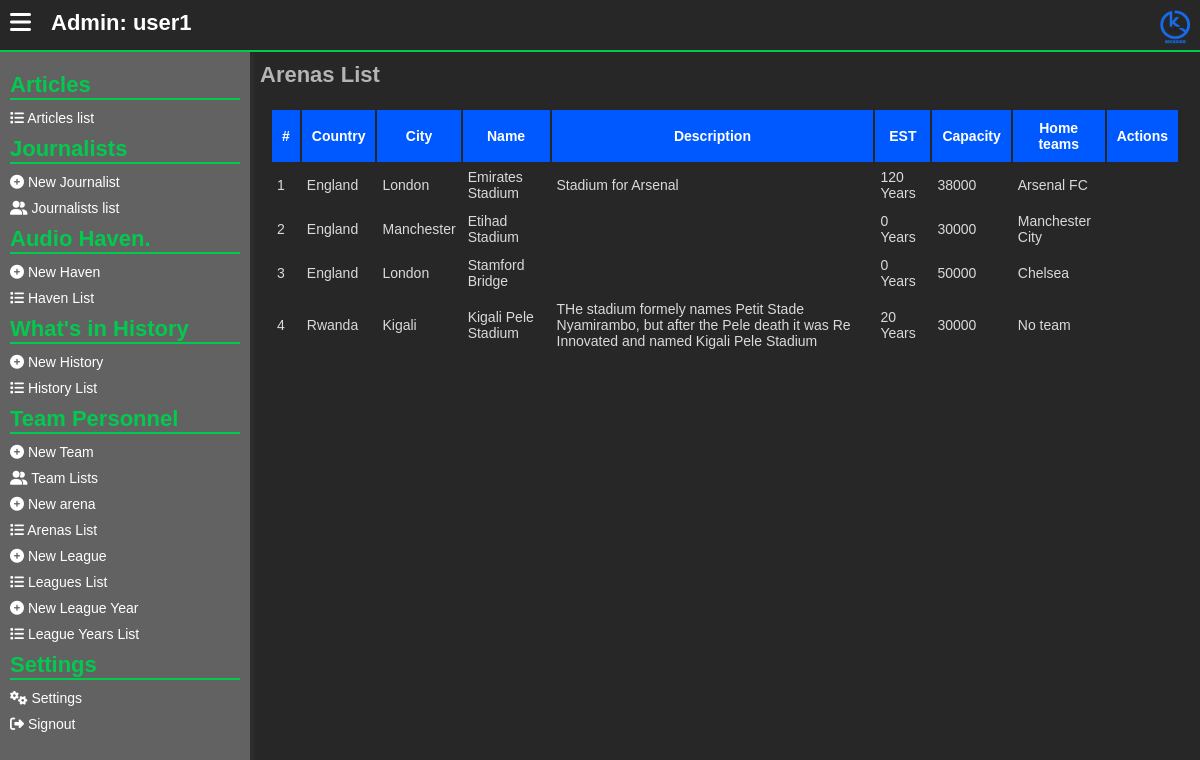
The page /admins/arenas-list.php (signed in) on the database its author committed.
### tables this page shows
CREATE TABLE `arenas` (
  `arena_id` int(11) NOT NULL,
  `arena_name` varchar(255) NOT NULL,
  `description` text NOT NULL,
  `country` int(11) NOT NULL,
  `city` varchar(255) NOT NULL,
  `capacity` int(11) NOT NULL,
  `est_date` varchar(255) NOT NULL
);

CREATE TABLE `countries` (
  `country_id` int(11) NOT NULL,
  `country_name` varchar(255) NOT NULL,
  `country_description` text NOT NULL
);

CREATE TABLE `teams` (
  `id` int(11) NOT NULL,
  `name` varchar(255) NOT NULL,
  `description` text NOT NULL,
  `abbreviation` varchar(255) NOT NULL,
  `logo` text NOT NULL,
  `country` int(11) NOT NULL,
  `genre` int(11) NOT NULL,
  `arena` int(11) NOT NULL,
  `est` varchar(255) NOT NULL
);

### assets/php/admins/session_checker.php (called while the page is built, shortened)
<?php
    if (!isset($_SESSION['acting_admin_id'])) {
        header("location: signin.php");
    }
    else {
        $acting_admin_id = $_SESSION['acting_admin_id'];
        $check_admin_exists = mysqli_query($server,"SELECT * from
            admins WHERE id = '$acting_admin_id'
        ");
        if (mysqli_num_rows($check_admin_exists) !== 1) {
            header("location: ../admins/signin.php");
        }
        else {
            $get_the_admin_info = mysqli_fetch_array($check_admin_exists);
            $acting_admin_un = $get_the_admin_info["user_name"];
        }
    }
?>

### admins/arenas-list.php (the view, shortened to what this page needs)
<?php
include("../assets/php/global/server.php");
include("../assets/php/admins/session_checker.php");
?>
<!DOCTYPE html>
<html lang="en">
<head>
    <link rel="stylesheet" href="../assets/css/back-main.css">
    <link rel="stylesheet" href="https://cdnjs.cloudflare.com/ajax/libs/font-awesome/6.5.1/css/all.min.css" />
</head>
<body>
    <main>
        <section class="main-section">
            <?php include("../assets/php/admins/header.php"); ?>
            <div class="hero">
                <?php include("../assets/php/admins/left-nav.php") ?>
                <div class="dashboard">
                    <div class="dashboard-cont">
                        <h1>
                            Arenas List
                        </h1>
                        <div class="form-row">
                            <table>
                                <thead>
                                    <tr>
                                        <th>#</th>
                                        <th>
                                            Country
                                        </th>
                                        <th>
                                            City
                                        </th>
                                        <th>
                                            Name
                                        </th>
                                        <th>
                                            Description
                                        </th>
                                        <th>
                                            EST
                                        </th>
                                        <th>
                                            Capacity
                                        </th>
                                        <th>
                                            Home teams
                                        </th>
                                        <th>
                                            Actions
                                        </th>
                                    </tr>
                                </thead>
                                <tbody>
                                    <?php
                                    $get_all_arenas = mysqli_query($server, "SELECT * from
                                        arenas,countries
                                        WHERE arenas.country = countries.country_id
                                        ORDER BY country_name ASC,
                                        arena_name ASC
                                    ");
                                    if (mysqli_num_rows($get_all_arenas) < 1) {
                                    ?>
                                        <tr>
                                            <td colspan="100">
                                                No values found
                                            </td>
                                        </tr>
                                        <?php
                                    } else {
                                        $counter = 1;
                                        while ($data_All_arenas = mysqli_fetch_array($get_all_arenas)) {
                                            $arena_id = $data_All_arenas['arena_id'];
                                        ?>
                                            <tr>
                                                <td>
                                                    <?php echo $counter++; ?>
                                                </td>
                                                <td>
                                                    <?php echo $data_All_arenas['country_name']; ?>
                                                </td>
                                                <td>
                                                    <?php echo $data_All_arenas['city']; ?>
                                                </td>
                                                <td>
                                                    <?php echo $data_All_arenas['arena_name']; ?>
                                                </td>
                                                <td>
                                                    <?php echo $data_All_arenas['description']; ?>
                                                </td>
                                                <td>
                                                    <?php echo date_diff(new DateTime($data_All_arenas['est_date']), new DateTime())->y . " Years";  ?>
                                                </td>
                                                <td>
                                                    <?php echo $data_All_arenas['capacity']; ?>
                                                </td>
                                                <td>
                                                    <?php
                                                        $get_arena_teams = mysqli_query($server,"SELECT * from teams WHERE
                                                            arena='$arena_id'
                                                        ");
                                                        if (mysqli_num_rows($get_arena_teams) < 1) {
                                                            echo"No team";
                                                        }
                                                        else {
                                                            while ($data_arena_teams = mysqli_fetch_array($get_arena_teams)) {
                                                                echo $data_arena_teams['name'];
                                                            }
                                                        }
                                                    ?>
                                                </td>
                                                <td>
                                                </td>
                                            </tr>
                                    <?php
                                        }
                                    }
                                    ?>
                                </tbody>
                            </table>
                        </div>
                    </div>
                </div>
            </div>
        </section>
    </main>
</body>
</html>

### assets/php/admins/header.php
<header>
   <div class="menu">
      <button id="menu_toggleBTN">
         <i class="fa fa-bars"></i>
      </button>
   </div>
   <div class="username" onclick="location.reload()">
      Admin:
      <?php
         echo $acting_admin_un;
      ?>
   </div>
   <div class="logo">
      <a href="./home.php">
         <img src="../assets/images/KickSide - Logo.png" alt="Kick Side Logo">
      </a>
   </div>
</header>

### assets/css/back-main.css (style rules this page uses)
* { font-size: 14px; margin: 0; padding: 0; text-decoration: none; }
body { font-family: "Gill Sans", "Gill Sans MT", Calibri, "Trebuchet MS", sans-serif; margin: 0; padding: 0; background: #d3d3d357; overflow: hidden; }
button { cursor: pointer; background: transparent; border: 0; }
main { width: 100%; height: 100%; }
section.main-section { height: 100vh; width: 100vw; top: 0; left: 0; position: absolute; background: rgb(39, 39, 39); overflow: hidden; }
section.main-section header { width: 100vw; display: flex; flex-direction: row; margin: 0; padding: 0; height: 50px; border-bottom: 2px solid #02ca4e; }
section.main-section header .menu { padding: 10px; }
section.main-section header .menu button { border: 0; background: transparent; }
section.main-section header .menu button i { font-size: 24px; color: #fff; }
section.main-section header .username { flex: 4; padding: 10px; color: #fff; font-size: 22px; font-weight: bold; user-select: none; cursor: pointer; }
section.main-section header .logo { text-align: right; flex: 2; padding: 10px; }
section.main-section header .logo img { width: 30px; }
section.main-section .hero { width: 100%; display: flex; flex-direction: row; flex-wrap: nowrap; }
section.main-section .dashboard { height: calc(100vh - 50px); overflow: auto; flex: 1; }
section.main-section .dashboard .dashboard-cont { padding: 10px; }
section.main-section .dashboard .dashboard-cont h1 { color: #b4b4b4; font-size: 22px; }
section.main-section .dashboard .form-row { margin-top: 10px; padding: 10px; border-radius: 10px; }
section.main-section .dashboard .form-row table { width: auto; }
section.main-section .dashboard .form-row table thead { background: #0059ff; color: #fff; }
section.main-section .dashboard .form-row table thead th { padding: 10px; }
section.main-section .dashboard .form-row table tbody td { color: #dadada; padding: 5px; }

### rows shown on the page
arenas: country.country_name "England", city "London", arena_name "Emirates Stadium", description "Stadium for Arsenal", capacity "38000"
teams: name "Arsenal FC"
arenas: country.country_name "England", city "Manchester", arena_name "Etihad Stadium", capacity "30000"
teams: name "Manchester City"
arenas: country.country_name "England", city "London", arena_name "Stamford Bridge", capacity "50000"
teams: name "Chelsea"
arenas: country.country_name "Rwanda", city "Kigali", arena_name "Kigali Pele Stadium", description "THe stadium formely names Petit Stade Nyamirambo, but after the Pele death it was Re Innovated and named Kigali Pele Stadium", capacity "30000", shows "No team"

### other values the page prints
$acting_admin_un "user1"
